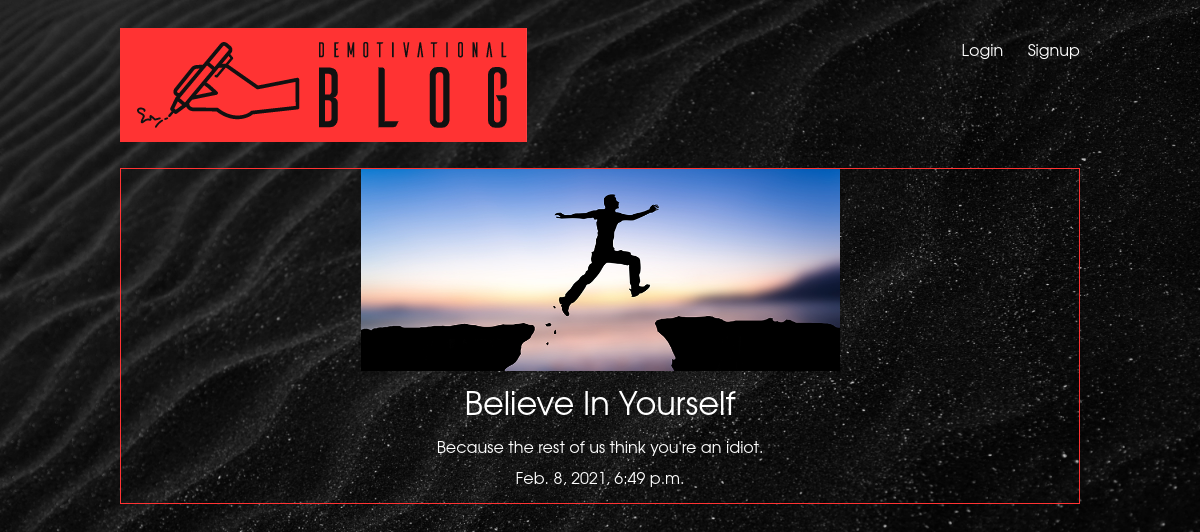
Screenshot of /articles/believe-in-yourself/ with the database file from the repository.
### articles/models.py (models this page shows, shortened)
class Article(models.Model):
    title = models.CharField(max_length=100)
    slug = models.SlugField()
    body = models.TextField()
    date = models.DateTimeField(auto_now_add=True)
    thumb = models.ImageField(default='default.png', blank=True)
    author = models.ForeignKey(User, on_delete=models.CASCADE, default=None)

### articles/views.py (the view)
# urls.py: path('<slug:slug>/', views.article_detail, name="detail"),
def article_detail(request, slug):
    article = Article.objects.get(slug=slug)
    return render(request, 'articles/article_detail.html', { 'article':article })

### articles/templates/articles/article_detail.html
{% extends 'base_layout.html' %}
{% block content %}
<div class="article-detail">
  <div class="article">
    <img src="{{ article.thumb.url }}">
    <h2>{{ article.title }}</h2>
    <p>{{ article.body }}</p>
    <p>{{ article.date }}</p>
  </div>
</div>
{% endblock %}

### assets/styles.css (style rules this page uses)
body { background-color: #0f121f; background: url(black-sand-2.jpg) no-repeat center center fixed; -webkit-background-size: cover; -moz-background-size: cover; -o-background-size: cover; background-size: cover; color: #fff; }
body * { font-family: Avantgarde, TeX Gyre Adventor, URW Gothic L, sans-serif; }
h1, h2, h3, h4, h5 { font-weight: normal; margin: 0; }
div.wrapper h2 { text-align: center; margin: 20px auto 50px auto; font-size: 1.2em; }
.article { padding: 10px; border: 1px solid #ff3333; position: relative; padding-bottom: 40px; }
.article h2 { font-size: 1.2em; }
.article-detail .article { padding: 0; }
.article-detail .article img { display: block; margin-left: auto; margin-right: auto; width: 50%; }
.article-detail .article h2 { text-align: center; margin: 20px auto; font-size: 2em; }
.article-detail .article p { text-align: center; }

### rows the page displays
Article: thumb (picture), title "Believe In Yourself", body "Because the rest of us think you're an idiot.", date "Feb. 8, 2021, 6:49 p.m."
